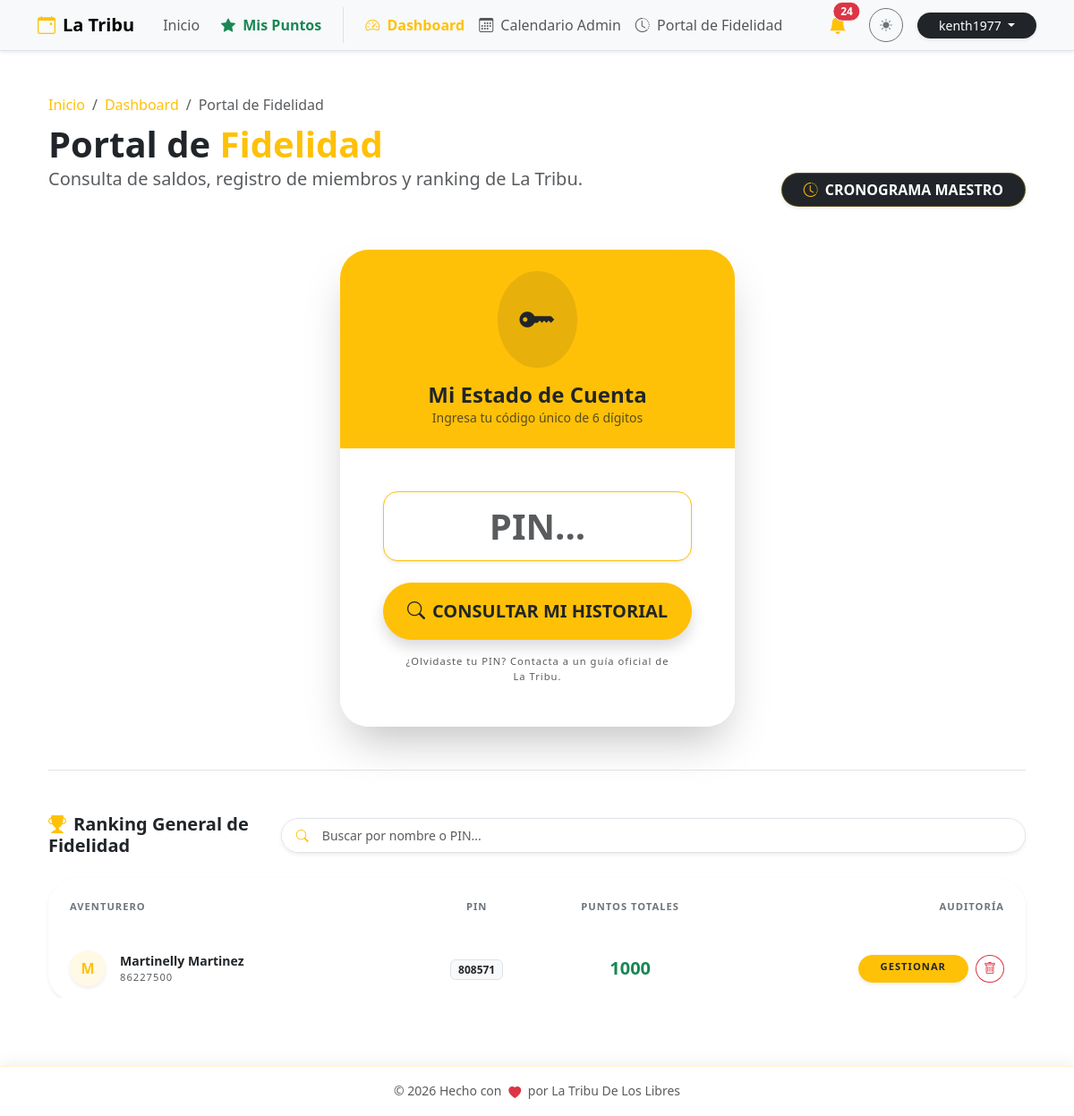
Before: /admin/puntos/ranking (signed in) with the older database file.
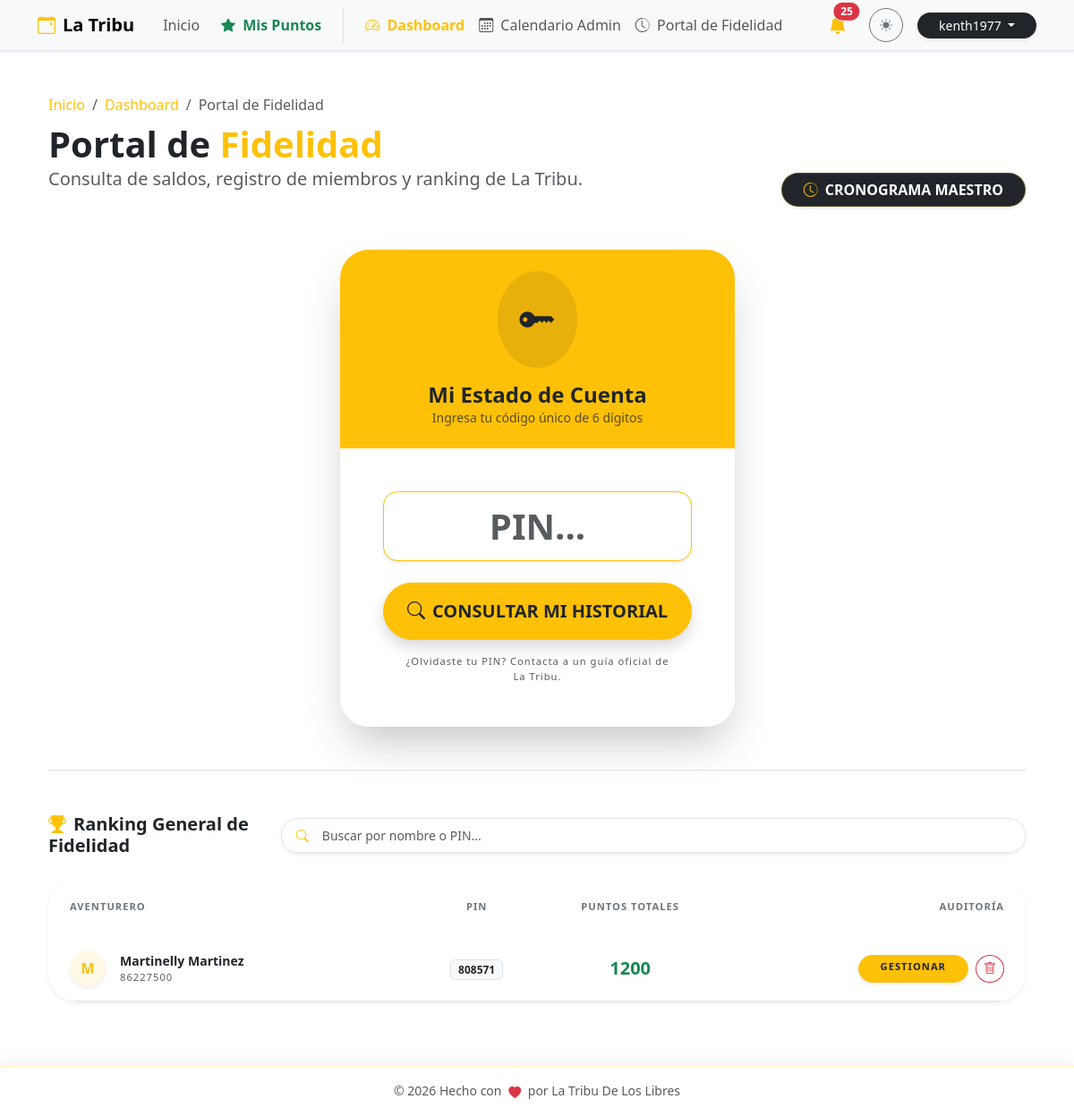
After: the same page with the newer database file.
### db.py (models this page shows)
class Member(db.Model):
    __tablename__ = 'member'
    id = db.Column(db.Integer, primary_key=True)
    pin = db.Column(db.String(6), unique=True, nullable=False)
    nombre = db.Column(db.String(100), nullable=False)
    apellido1 = db.Column(db.String(100), nullable=False)
    apellido2 = db.Column(db.String(100))
    telefono = db.Column(db.String(20))
    birth_date = db.Column(db.Date)
    puntos_totales = db.Column(db.Integer, default=0)
    debt_pending = db.Column(db.Boolean, default=False)
    ultimo_regalo_bday = db.Column(db.Integer, default=0) # Año del último bono acreditado
    bookings = db.relationship('Booking', backref='member', lazy=True)
    logs = db.relationship('PointLog', backref='member', lazy=True)

### puntos.py (the view)
@puntos_bp.route('/ranking')
@login_required
def historial_global():
    if not current_user.is_superuser:
        flash('Acceso restringido a líderes.', 'danger')
        return redirect(url_for('main.home'))
    members = Member.query.order_by(Member.puntos_totales.desc()).all()
    return render_template('puntos.html',
                         members=members,
                         selected_member=None,
                         is_global_schedule=False)

### app.py (called while the page is built)
@login_manager.user_loader
def load_user(user_id):
    try:
        return db.session.get(User, int(user_id))
    except (TypeError, ValueError, Exception):
        return None

@app.before_request
def force_https():
    if request.headers.get('X-Forwarded-Proto') == 'http':
        url = request.url.replace('http://', 'https://', 1)
        return redirect(url, code=301)

### rutas.py (called while the page is built)
def get_config(key, default_val=""):
    try:
        conf = SystemConfig.query.filter_by(key=key).first()
        return conf.value if conf else default_val
    except:
        return default_val

### templates/puntos.html (shortened to what the changed rows need)
{% extends "base.html" %}
{% block content %}
<div class="container py-4">
    <div class="row mb-5 align-items-end animate__animated animate__fadeIn">
        <div class="col-md-7">
            <h1 class="display-6 fw-bold mb-0">
                {% if is_global_schedule %}
                    Cronograma <span class="text-warning">Maestro</span>
                {% elif selected_member %}
                    Estado de Cuenta: <span class="text-warning">{{ selected_member.nombre }}</span>
                {% else %}
                    Portal de <span class="text-warning">Fidelidad</span>
                {% endif %}
            </h1>
        </div>
    </div>
    {% if is_global_schedule %}
    <div class="card border-0 shadow-lg rounded-5 overflow-hidden animate__animated animate__fadeIn">
        <div class="card-body p-0">
            <div class="table-responsive">
                <table class="table table-hover align-middle mb-0">
                    <thead class="bg-body-tertiary">
                        <tr>
                            <th class="border-0 px-4 py-3 text-secondary x-small fw-bold text-uppercase">Fecha / Hora</th>
                            <th class="border-0 py-3 text-secondary x-small fw-bold text-uppercase">Miembro (PIN)</th>
                            <th class="border-0 py-3 text-secondary x-small fw-bold text-uppercase text-center">Tipo</th>
                            <th class="border-0 py-3 text-secondary x-small fw-bold text-uppercase">Concepto / Detalle</th>
                            <th class="border-0 py-3 text-secondary x-small fw-bold text-uppercase text-end pe-4">Impacto</th>
                        </tr>
                    </thead>
                    <tbody>
                        {% if logs %}
                            {% for log in logs %}
                            <tr class="animate__animated animate__fadeIn" style="animation-delay: {{ loop.index0 * 0.05 }}s">
                                <td class="px-4 py-3">
                                    <span class="fw-medium small text-body">{{ log.fecha.strftime('%d %b, %y') }}</span><br>
                                    <small class="text-muted" style="font-size: 0.6rem;">{{ log.fecha.strftime('%H:%M:%S') }}</small>
                                </td>
                                <td>
                                    <div class="fw-bold text-body small">{{ log.member }}</div>
                                    <span class="badge bg-light text-dark border x-small" style="font-size: 0.6rem;">{{ log.pin }}</span>
                                </td>
                                <td class="text-center">
                                    <span class="badge bg-light text-dark border px-3 py-1 rounded-pill x-small fw-bold">{{ log.tipo }}</span>
                                </td>
                                <td class="small text-muted">{{ log.detalle }}</td>
                                <td class="text-end pe-4">
                                    <span class="fw-bold fs-5 {{ log.color }}">
                                        {% if log.monto > 0 %}+{% endif %}{{ log.monto }}
                                    </span>
                                </td>
                            </tr>
                            {% endfor %}
                        {% else %}
                            <tr>
                                <td colspan="5" class="text-center py-5 text-muted">
                                    <i class="bi bi-info-circle display-4 d-block mb-3 opacity-25"></i>
                                    No hay registros globales en el cronograma.
                                </td>
                            </tr>
                        {% endif %}
                    </tbody>
                </table>
            </div>
        </div>
    </div>
    {% else %}
        {% if current_user.is_authenticated and current_user.is_superuser %}
            <div class="mt-5 pt-5 border-top animate__animated animate__fadeInUp">
                <div class="card border-0 shadow-sm rounded-5 bg-body overflow-hidden">
                    <div class="card-body p-0">
                        <div class="table-responsive">
                            <table class="table table-hover align-middle mb-0" id="membersTable">
                                <thead class="bg-body-tertiary">
                                    <tr>
                                        <th class="border-0 px-4 py-4 text-secondary x-small fw-bold text-uppercase">Aventurero</th>
                                        <th class="border-0 py-4 text-secondary x-small fw-bold text-uppercase text-center">PIN</th>
                                        <th class="border-0 py-4 text-secondary x-small fw-bold text-uppercase text-center">Puntos Totales</th>
                                        <th class="border-0 py-4 text-secondary x-small fw-bold text-uppercase text-end pe-4">Auditoría</th>
                                    </tr>
                                </thead>
                                <tbody>
                                    {% if members %}
                                        {% for member in members %}
                                        <tr class="ranking-row">
                                            <td class="px-4 py-3">
                                                <div class="d-flex align-items-center">
                                                    <div class="avatar-xs me-3 bg-warning bg-opacity-10 text-warning rounded-circle d-flex align-items-center justify-content-center fw-bold shadow-sm" style="width: 40px; height: 40px;">
                                                        {{ member.nombre[0] if member.nombre else '?' }}
                                                    </div>
                                                    <div>
                                                        <div class="fw-bold text-body small member-name-cell">{{ member.nombre }} {{ member.apellido1 }}</div>
                                                        <div class="x-small text-muted">{{ member.telefono }}</div>
                                                    </div>
                                                </div>
                                            </td>
                                            <td class="text-center"><span class="badge bg-light text-dark border small member-pin-cell">{{ member.pin }}</span></td>
                                            <td class="text-center fw-bold text-success fs-5">{{ member.puntos_totales }}</td>
                                            <td class="text-end pe-4">
                                                <div class="d-flex justify-content-end gap-2">
                                                    <a href="{{ url_for('puntos.detalle_miembro', member_id=member.id) }}" class="btn btn-warning btn-sm rounded-pill shadow-sm py-1 px-4 x-small fw-bold text-dark">GESTIONAR</a>
                                                    <button class="btn btn-outline-danger btn-sm rounded-circle" data-bs-toggle="modal" data-bs-target="#deleteUserModal{{ member.id }}">
                                                        <i class="bi bi-trash"></i>
                                                    </button>
                                                </div>
                                            </td>
                                        </tr>
                                        {% endfor %}
                                    {% endif %}
                                </tbody>
                            </table>
                        </div>
                    </div>
                </div>
            </div>
        {% endif %}
    {% endif %}
</div>
{% endblock %}

### templates/base.html (shortened to what the changed rows need)
<!DOCTYPE html>
<html lang="es" data-bs-theme="light">
<head>
    <link href="https://cdn.jsdelivr.net/npm/bootstrap@5.3.2/dist/css/bootstrap.min.css" rel="stylesheet">
    <link rel="stylesheet" href="https://cdn.jsdelivr.net/npm/bootstrap-icons@1.11.1/font/bootstrap-icons.css">
    <link rel="stylesheet" href="https://cdnjs.cloudflare.com/ajax/libs/animate.css/4.1.1/animate.min.css"/>
</head>
<body>
    <nav class="navbar navbar-expand-lg bg-body-tertiary border-bottom sticky-top shadow-sm">
        <div class="container">
            <div class="collapse navbar-collapse" id="navbarNav">
                <div class="d-flex align-items-center gap-3 mt-3 mt-lg-0">
                    {% if current_user.is_authenticated and current_user.is_superuser %}
                    <div class="dropdown">
                        <button class="btn btn-link position-relative text-dark p-0 me-2" type="button" data-bs-toggle="dropdown" aria-expanded="false">
                            <i class="bi bi-bell-fill fs-5 text-warning"></i>
                            {% if admin_unread_count > 0 %}
                            <span class="position-absolute top-0 start-100 translate-middle badge rounded-pill bg-danger border border-light animate__animated animate__pulse animate__infinite">
                                {{ admin_unread_count }}
                            </span>
                            {% endif %}
                        </button>
                    </div>
                    {% endif %}
                </div>
            </div>
        </div>
    </nav>
    <main class="container py-4">
        {% block content %}{% endblock %}
    </main>
</body>
</html>

Changed rows visible on the page:
changed Member "Martinelly": puntos_totales "1000" → "1200"
Other visible differences:
{{ admin_unread_count }}: "24" → "25"
